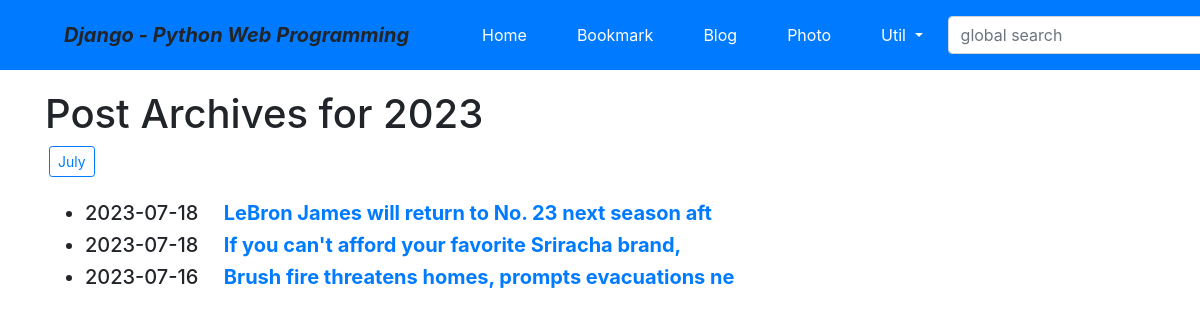
The page /blog/archive/2023/ on the database its author committed.
### blog/models.py (models this page shows, shortened)
class Post(models.Model):
    title = models.CharField(verbose_name='TITLE', max_length=50)
    slug = models.SlugField('SLUG', unique=True, allow_unicode=True, help_text='one word for title alias.')
    description = models.CharField('DESCRIPTION', max_length=100, blank=True, help_text='simple description text.')
    content = models.TextField('CONTENT')
    create_dt = models.DateTimeField('CREATE DATE', auto_now_add=True)
    modify_dt = models.DateTimeField('MODIFY DATE', auto_now=True)
    tags = TaggableManager(blank=True)
    class Meta:
        verbose_name = 'post'
        verbose_name_plural = 'posts'
        db_table = 'blog_posts'
        ordering = ('-modify_dt',)
    def get_absolute_url(self):
        return reverse('blog:post_detail', args=(self.slug,))

### blog/views.py (the view)
# urls.py: path('archive/<int:year>/', views.PostYAV.as_view(), name='post_year_archive'),
class PostYAV(YearArchiveView):
    model = Post
    date_field = 'modify_dt'
    make_object_list = True

### blog/templates/blog/post_archive_year.html (shortened to what this page needs)
{% extends "base.html" %}
{% block content %}
<h1>Post Archives for {{ year|date:"Y" }}</h1>
    {% for date in date_list %}
        <a href="{% url 'blog:post_month_archive' year|date:'Y' date|date:'b' %}" class="btn btn-outline-primary btn-sm mx-1">{{ date|date:"F" }} </a>
    {% endfor %}
<br><br>
<div>
     <ul>
         {% for post in object_list %}
         <li class="h5">
             {{ post.modify_dt|date:"Y-m-d" }}&emsp;
             <a href="{{ post.get_absolute_url }}"><strong>{{ post.title }}</strong></a>
         </li>
         {% endfor %}
     </ul>
</div>
{% endblock %}

### rows shown on the page
Post: modify_dt "2023-07-18", title "LeBron James will return to No. 23 next season aft"
Post: modify_dt "2023-07-18", title "If you can't afford your favorite Sriracha brand,"
Post: modify_dt "2023-07-16", title "Brush fire threatens homes, prompts evacuations ne"

### other values the page prints
{{ year|date:"Y" }} "2023"
{{ date|date:"F" }} "July"
